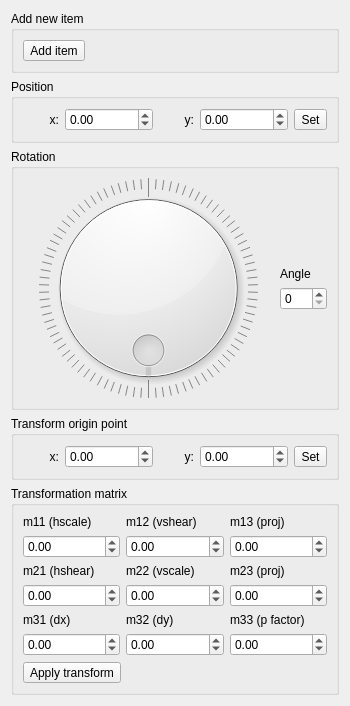
<?xml version="1.0" encoding="UTF-8"?>
<ui version="4.0">
 <class>DockWidget</class>
 <widget class="QWidget" name="DockWidget">
  <property name="geometry">
   <rect>
    <x>0</x>
    <y>0</y>
    <width>350</width>
    <height>706</height>
   </rect>
  </property>
  <property name="windowTitle">
   <string>Form</string>
  </property>
  <layout class="QVBoxLayout" name="verticalLayout_8">
   <item>
    <widget class="QGroupBox" name="groupBox">
     <property name="title">
      <string>Add new item</string>
     </property>
     <layout class="QVBoxLayout" name="verticalLayout_3">
      <item>
       <widget class="QToolButton" name="toolButton">
        <property name="text">
         <string>Add item</string>
        </property>
       </widget>
      </item>
     </layout>
    </widget>
   </item>
   <item>
    <widget class="QGroupBox" name="groupBox_2">
     <property name="title">
      <string>Position</string>
     </property>
     <layout class="QVBoxLayout" name="verticalLayout_2">
      <item>
       <layout class="QGridLayout" name="gridLayout_2">
        <item row="1" column="1">
         <widget class="QDoubleSpinBox" name="pos_x">
          <property name="minimum">
           <double>-1000000.000000000000000</double>
          </property>
          <property name="maximum">
           <double>1000000.000000000000000</double>
          </property>
         </widget>
        </item>
        <item row="1" column="3">
         <widget class="QDoubleSpinBox" name="pos_y">
          <property name="minimum">
           <double>-1000000.000000000000000</double>
          </property>
          <property name="maximum">
           <double>1000000.000000000000000</double>
          </property>
         </widget>
        </item>
        <item row="1" column="4">
         <widget class="QToolButton" name="setNewPosButton">
          <property name="text">
           <string>Set</string>
          </property>
         </widget>
        </item>
        <item row="1" column="0">
         <widget class="QLabel" name="label_11">
          <property name="text">
           <string>x:</string>
          </property>
          <property name="alignment">
           <set>Qt::AlignRight|Qt::AlignTrailing|Qt::AlignVCenter</set>
          </property>
         </widget>
        </item>
        <item row="1" column="2">
         <widget class="QLabel" name="label_12">
          <property name="text">
           <string>y:</string>
          </property>
          <property name="alignment">
           <set>Qt::AlignRight|Qt::AlignTrailing|Qt::AlignVCenter</set>
          </property>
         </widget>
        </item>
       </layout>
      </item>
     </layout>
    </widget>
   </item>
   <item>
    <widget class="QGroupBox" name="groupBox_3">
     <property name="title">
      <string>Rotation</string>
     </property>
     <layout class="QVBoxLayout" name="verticalLayout_4">
      <item>
       <layout class="QHBoxLayout" name="horizontalLayout" stretch="1,0">
        <item>
         <widget class="QDial" name="dial">
          <property name="maximum">
           <number>360</number>
          </property>
          <property name="pageStep">
           <number>45</number>
          </property>
          <property name="orientation">
           <enum>Qt::Vertical</enum>
          </property>
          <property name="invertedAppearance">
           <bool>true</bool>
          </property>
          <property name="invertedControls">
           <bool>false</bool>
          </property>
          <property name="wrapping">
           <bool>true</bool>
          </property>
          <property name="notchesVisible">
           <bool>true</bool>
          </property>
         </widget>
        </item>
        <item>
         <layout class="QVBoxLayout" name="verticalLayout">
          <item>
           <spacer name="verticalSpacer_2">
            <property name="orientation">
             <enum>Qt::Vertical</enum>
            </property>
            <property name="sizeHint" stdset="0">
             <size>
              <width>20</width>
              <height>40</height>
             </size>
            </property>
           </spacer>
          </item>
          <item>
           <widget class="QLabel" name="label">
            <property name="sizePolicy">
             <sizepolicy hsizetype="Minimum" vsizetype="Minimum">
              <horstretch>0</horstretch>
              <verstretch>0</verstretch>
             </sizepolicy>
            </property>
            <property name="text">
             <string>Angle</string>
            </property>
           </widget>
          </item>
          <item>
           <widget class="QSpinBox" name="spinBox">
            <property name="maximum">
             <number>360</number>
            </property>
           </widget>
          </item>
          <item>
           <spacer name="verticalSpacer">
            <property name="orientation">
             <enum>Qt::Vertical</enum>
            </property>
            <property name="sizeHint" stdset="0">
             <size>
              <width>20</width>
              <height>40</height>
             </size>
            </property>
           </spacer>
          </item>
         </layout>
        </item>
       </layout>
      </item>
     </layout>
    </widget>
   </item>
   <item>
    <widget class="QGroupBox" name="groupBox_4">
     <property name="title">
      <string>Transform origin point</string>
     </property>
     <layout class="QVBoxLayout" name="verticalLayout_5">
      <item>
       <layout class="QGridLayout" name="gridLayout_3">
        <item row="1" column="4">
         <widget class="QToolButton" name="setNewTopButton">
          <property name="text">
           <string>Set</string>
          </property>
         </widget>
        </item>
        <item row="1" column="1">
         <widget class="QDoubleSpinBox" name="top_x">
          <property name="minimum">
           <double>-1000000.000000000000000</double>
          </property>
          <property name="maximum">
           <double>1000000.000000000000000</double>
          </property>
         </widget>
        </item>
        <item row="1" column="3">
         <widget class="QDoubleSpinBox" name="top_y">
          <property name="minimum">
           <double>-1000000.000000000000000</double>
          </property>
          <property name="maximum">
           <double>1000000.000000000000000</double>
          </property>
         </widget>
        </item>
        <item row="1" column="0">
         <widget class="QLabel" name="label_15">
          <property name="text">
           <string>x:</string>
          </property>
          <property name="alignment">
           <set>Qt::AlignRight|Qt::AlignTrailing|Qt::AlignVCenter</set>
          </property>
         </widget>
        </item>
        <item row="1" column="2">
         <widget class="QLabel" name="label_16">
          <property name="text">
           <string>y:</string>
          </property>
          <property name="alignment">
           <set>Qt::AlignRight|Qt::AlignTrailing|Qt::AlignVCenter</set>
          </property>
         </widget>
        </item>
       </layout>
      </item>
     </layout>
    </widget>
   </item>
   <item>
    <widget class="QGroupBox" name="groupBox_5">
     <property name="title">
      <string>Transformation matrix</string>
     </property>
     <layout class="QVBoxLayout" name="verticalLayout_7">
      <item>
       <layout class="QVBoxLayout" name="verticalLayout_6">
        <item>
         <layout class="QGridLayout" name="gridLayout">
          <item row="0" column="0">
           <layout class="QVBoxLayout" name="m11_layout">
            <item>
             <widget class="QLabel" name="label_2">
              <property name="text">
               <string>m11 (hscale)</string>
              </property>
             </widget>
            </item>
            <item>
             <widget class="QDoubleSpinBox" name="m11">
              <property name="minimum">
               <double>-1000000.000000000000000</double>
              </property>
              <property name="maximum">
               <double>1000000.000000000000000</double>
              </property>
             </widget>
            </item>
           </layout>
          </item>
          <item row="0" column="1">
           <layout class="QVBoxLayout" name="m12_layout">
            <item>
             <widget class="QLabel" name="label_4">
              <property name="text">
               <string>m12 (vshear)</string>
              </property>
             </widget>
            </item>
            <item>
             <widget class="QDoubleSpinBox" name="m12">
              <property name="minimum">
               <double>-1000000.000000000000000</double>
              </property>
              <property name="value">
               <double>0.000000000000000</double>
              </property>
             </widget>
            </item>
           </layout>
          </item>
          <item row="0" column="2">
           <layout class="QVBoxLayout" name="m13_layout">
            <item>
             <widget class="QLabel" name="label_6">
              <property name="text">
               <string>m13 (proj)</string>
              </property>
             </widget>
            </item>
            <item>
             <widget class="QDoubleSpinBox" name="m13">
              <property name="minimum">
               <double>-1000000.000000000000000</double>
              </property>
              <property name="maximum">
               <double>1000000.000000000000000</double>
              </property>
             </widget>
            </item>
           </layout>
          </item>
          <item row="1" column="0">
           <layout class="QVBoxLayout" name="m21_layout">
            <item>
             <widget class="QLabel" name="label_3">
              <property name="text">
               <string>m21 (hshear)</string>
              </property>
             </widget>
            </item>
            <item>
             <widget class="QDoubleSpinBox" name="m21">
              <property name="minimum">
               <double>-1000000.000000000000000</double>
              </property>
              <property name="maximum">
               <double>1000000.000000000000000</double>
              </property>
             </widget>
            </item>
           </layout>
          </item>
          <item row="1" column="1">
           <layout class="QVBoxLayout" name="m22_layout">
            <item>
             <widget class="QLabel" name="label_5">
              <property name="text">
               <string>m22 (vscale)</string>
              </property>
             </widget>
            </item>
            <item>
             <widget class="QDoubleSpinBox" name="m22">
              <property name="minimum">
               <double>-1000000.000000000000000</double>
              </property>
              <property name="maximum">
               <double>1000000.000000000000000</double>
              </property>
             </widget>
            </item>
           </layout>
          </item>
          <item row="1" column="2">
           <layout class="QVBoxLayout" name="m23_layout">
            <item>
             <widget class="QLabel" name="label_7">
              <property name="text">
               <string>m23 (proj)</string>
              </property>
             </widget>
            </item>
            <item>
             <widget class="QDoubleSpinBox" name="m23">
              <property name="minimum">
               <double>-1000000.000000000000000</double>
              </property>
              <property name="value">
               <double>0.000000000000000</double>
              </property>
             </widget>
            </item>
           </layout>
          </item>
          <item row="2" column="0">
           <layout class="QVBoxLayout" name="m31_layout">
            <item>
             <widget class="QLabel" name="label_10">
              <property name="text">
               <string>m31 (dx)</string>
              </property>
             </widget>
            </item>
            <item>
             <widget class="QDoubleSpinBox" name="m31">
              <property name="minimum">
               <double>-1000000.000000000000000</double>
              </property>
              <property name="maximum">
               <double>1000000.000000000000000</double>
              </property>
             </widget>
            </item>
           </layout>
          </item>
          <item row="2" column="1">
           <layout class="QVBoxLayout" name="m32_layout">
            <item>
             <widget class="QLabel" name="label_8">
              <property name="text">
               <string>m32 (dy)</string>
              </property>
             </widget>
            </item>
            <item>
             <widget class="QDoubleSpinBox" name="m32">
              <property name="minimum">
               <double>-1000000.000000000000000</double>
              </property>
              <property name="maximum">
               <double>1000000.000000000000000</double>
              </property>
             </widget>
            </item>
           </layout>
          </item>
          <item row="2" column="2">
           <layout class="QVBoxLayout" name="m33_layout">
            <item>
             <widget class="QLabel" name="label_9">
              <property name="text">
               <string>m33 (p factor)</string>
              </property>
             </widget>
            </item>
            <item>
             <widget class="QDoubleSpinBox" name="m33">
              <property name="minimum">
               <double>-1000000.000000000000000</double>
              </property>
              <property name="maximum">
               <double>1000000.000000000000000</double>
              </property>
             </widget>
            </item>
           </layout>
          </item>
         </layout>
        </item>
        <item>
         <widget class="QToolButton" name="applyTransformButton">
          <property name="text">
           <string>Apply transform</string>
          </property>
         </widget>
        </item>
       </layout>
      </item>
     </layout>
    </widget>
   </item>
  </layout>
 </widget>
 <resources/>
 <connections/>
</ui>
